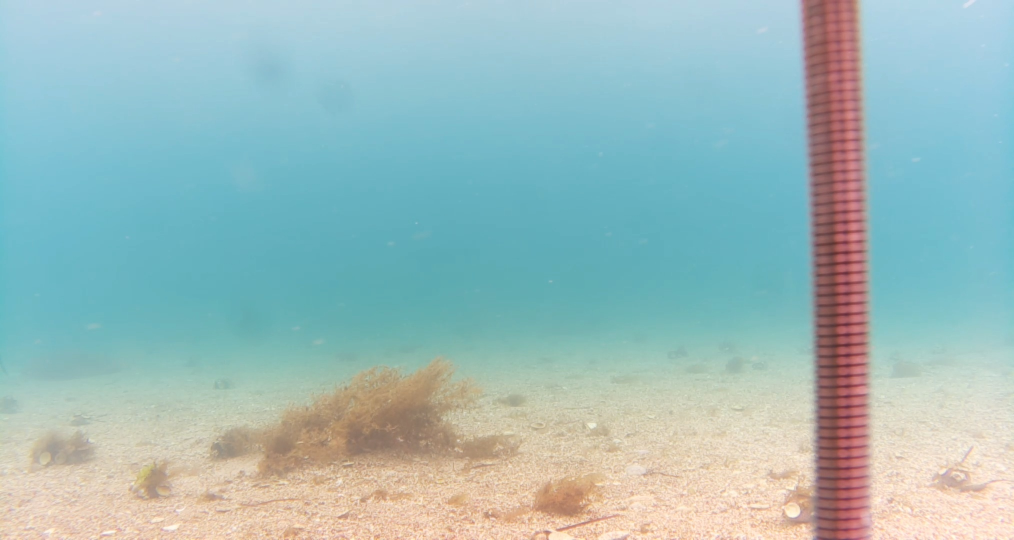
#> input picture captures/jj.jpg, 2028 x 1080 px (shown at 1/2 size)
$ python visualize.py ../../captures/jj.jpg   (older library calls are emulated)
#> lines starting #> are read from the running program, lines starting #| are printed output that depends on the picture
### src/kosmos_processing/algos_correction.py
"""
Fonctions nécessaires au traitement HE et DH ainsi qu'à quelques utilitaires
de correction supplémentaires pour le projet KOSMOS.
"""
import math

import cv2
import matplotlib.pyplot as plt
import numpy as np


##############################################
## Scripts généraux
##############################################


# [5 lines left out: function Float2BGR, not called in this run]


def BGR2Float(src):
    # Conversion d'un nb sur 8 bits (0 - 255) vers un float
    a = src.astype("float64") / 255
    return a


# [48 lines left out: functions AnalyseHisto, PlotHistogram, process_image_HE, not called in this run]


##############################################
## Debrumage
##############################################


def DarkChannel(im, sz):
    """Determine le canal sombre de l'image"""
    b, g, r = cv2.split(im)  # Séparation des 3 canaux
    dc = cv2.min(cv2.min(r, g), b)  # La couleur minimale entre le canal bleu et vert.
    median_ksize = sz if sz % 2 == 1 else sz + 1
    dc8 = np.clip(dc * 255, 0, 255).astype(np.uint8)
    dc = cv2.medianBlur(dc8, median_ksize).astype(np.float32) / 255.0
    kernel = cv2.getStructuringElement(cv2.MORPH_RECT, (sz, sz))  # Élément structurant pour l'érosion
    dark = cv2.erode(dc, kernel)  # Érosion de l'image en fonction de la couleur minimale
    return dark


# [10 lines left out: function DarkChannelWater, not called in this run]


def AtmLight(im, dark):
    """Estimation de la lumière atmosphérique"""
    [h, w] = im.shape[:2]
    imsz = h * w
    numpx = int(max(math.floor(imsz / 100), 1))  # Définition du nombre de valeurs à garder (0.1%)
    darkvec = dark.reshape(imsz)  # Façonne le tableau dark sans modification de données
    imvec = im.reshape(imsz, 3)
    indices = darkvec.argsort()  # Tri croissant des indices du tableau
    indices = indices[imsz - numpx :]  # Suppression des indices les plus faibles
    brightest = imvec[indices]
    A = np.mean(brightest, axis=0, keepdims=True)
    return A


def TransmissionEstimate(im, A, sz, omega=0.6):
    im3 = np.empty(im.shape, im.dtype)  # Initialisation du tableau correspondant à la transmission

    for ind in range(0, 3):
        denom = max(A[0, ind], 1e-6)
        im3[:, :, ind] = im[:, :, ind] / denom  # im3 = im/A (voir formule)
    transmission = 1 - omega * DarkChannel(im3, sz)  # Formule pour trouver la transmission
    return transmission


def Guidedfilter(im, p, r=60, eps=0.0001):
    """Filtre l'image d'entrée (p) sous la direction d'une autre image (im).
    Recherche les coefficients a et b qui minimisent la différence entre la sortie q et l'entrée p."""
    mean_I = cv2.boxFilter(im, cv2.CV_64F, (r, r))
    mean_p = cv2.boxFilter(p, cv2.CV_64F, (r, r))
    mean_Ip = cv2.boxFilter(im * p, cv2.CV_64F, (r, r))
    cov_Ip = mean_Ip - mean_I * mean_p

    mean_II = cv2.boxFilter(im * im, cv2.CV_64F, (r, r))
    var_I = mean_II - mean_I * mean_I

    a = cov_Ip / (var_I + eps)  # calcul de a selon la formule (voir doc)
    b = mean_p - a * mean_I  # calcul de b selon la formule (voir doc)

    mean_a = cv2.boxFilter(a, cv2.CV_64F, (r, r))  # moyenne de a
    mean_b = cv2.boxFilter(b, cv2.CV_64F, (r, r))  # moyenne de b

    q = mean_a * im + mean_b  # transmission affinée
    return q


def TransmissionRefine(im, et, r=60, eps=0.0001):
    gray = cv2.cvtColor(im, cv2.COLOR_BGR2GRAY)  # Image en teinte de gris
    gray = np.float64(gray) / 255
    t = Guidedfilter(gray, et, r, eps)
    return t


def Recover(im, t, A, tx=1.0):
    """Fonction servant à retrouver l'éclat"""
    res = np.empty(im.shape, im.dtype)  # Initialisation du tableau correspondant à l'éclat
    tt = np.zeros((t.shape[0], t.shape[1], 3))  # Initialisation du tableau tt

    tt[:, :, 0] = cv2.max(t, tx)  # blue
    tt[:, :, 1] = cv2.max(t, tx)  # green
    tt[:, :, 2] = cv2.max(t, tx)  # red

    for ind in range(0, 3):
        res[:, :, ind] = (im[:, :, ind] - A[0, ind]) / tt[:, :, ind] + A[0, ind]
    return res


def atm_calculation(II):
    srcc = BGR2Float(II)
    dark = DarkChannel(srcc, 15)
    A = AtmLight(srcc, dark)
    return A


# [5 lines left out: function water_calculation, not called in this run]


def process_image_dehaze(II, A, window=15, omega=0.6, guided_radius=60, guided_eps=0.0001, tx=0.1):
    srcc = BGR2Float(II)
    te = TransmissionEstimate(srcc, A, window, omega=omega)
    t = TransmissionRefine(II, te, r=guided_radius, eps=guided_eps)
    III = Recover(srcc, t, A, tx)
    IV = np.clip(III * 255, 0, 255)
    V = np.uint8(IV)
    return V


##############################################
## Denoising et évaluations
##############################################


def denoise_image(image, method="nlm", **kwargs):
    """
    Applique un filtre de débruitage sur l'image d'entrée.
    method -> "nlm" (Fast Non-Local Means) ou "bilateral".
    kwargs sont directement passés à l'appel OpenCV.
    """
    if method == "nlm":
        h = kwargs.get("h", 10)
        h_color = kwargs.get("hColor", 10)
        template_window_size = kwargs.get("templateWindowSize", 7)
        search_window_size = kwargs.get("searchWindowSize", 21)
        return cv2.fastNlMeansDenoisingColored(
            image,
            None,
            h,
            h_color,
            template_window_size,
            search_window_size,
        )
    if method == "bilateral":
        diameter = kwargs.get("diameter", 9)
        sigma_color = kwargs.get("sigmaColor", 75)
        sigma_space = kwargs.get("sigmaSpace", 75)
        return cv2.bilateralFilter(image, diameter, sigma_color, sigma_space)
    raise ValueError(f"Unknown denoise method: {method}")


# [6 lines left out: function denoise_batch, not called in this run]


def tenengrad_contrast(image):
    """Renvoie une mesure de netteté basée sur le gradient de Sobel."""
    gray = cv2.cvtColor(image, cv2.COLOR_BGR2GRAY)
    gx = cv2.Sobel(gray, cv2.CV_64F, 1, 0, ksize=3)
    gy = cv2.Sobel(gray, cv2.CV_64F, 0, 1, ksize=3)
    return np.mean(gx**2 + gy**2)


##############################################
## Détection simple (espèces / événements)
##############################################


def init_motion_detector(history=500, var_threshold=16, detect_shadows=True):
    """
    Initialise un soustracteur de fond OpenCV.
    Utile pour repérer des sujets mobiles (poissons, plongeur...).
    """
    return cv2.createBackgroundSubtractorMOG2(
        history=history, varThreshold=var_threshold, detectShadows=detect_shadows
    )


def detect_moving_subjects(frame, subtractor, min_area=400):
    """
    Retourne les contours détectés comme sujets mobiles.
    Renvoie une liste de dictionnaires avec bounding boxes et surfaces.
    """
    fg_mask = subtractor.apply(frame)
    _, thresh = cv2.threshold(fg_mask, 200, 255, cv2.THRESH_BINARY)
    kernel = cv2.getStructuringElement(cv2.MORPH_ELLIPSE, (5, 5))
    cleaned = cv2.morphologyEx(thresh, cv2.MORPH_OPEN, kernel, iterations=2)
    contours, _ = cv2.findContours(cleaned, cv2.RETR_EXTERNAL, cv2.CHAIN_APPROX_SIMPLE)
    detections = []
    for contour in contours:
        area = cv2.contourArea(contour)
        if area < min_area:
            continue
        x, y, w, h = cv2.boundingRect(contour)
        detections.append({"bbox": (x, y, w, h), "area": area})
    return detections


def annotate_detections(frame, detections, color=(0, 255, 0)):
    """Dessine les bounding boxes sur une copie de l'image fournie."""
    annotated = frame.copy()
    for detection in detections:
        x, y, w, h = detection["bbox"]
        cv2.rectangle(annotated, (x, y), (x + w, y + h), color, 2)
    return annotated


# Il peut y avoir des messages d'erreurs du style :
"""RuntimeWarning: divide by zero encountered in divide
  im3[:,:,ind] = im[:,:,ind]/A[0,ind] # im3 = im/A (voir formule)
"""
# ils surviennent quand l'image brut ne contient quasiment pas de rouge. Ce n'est normalement pas bloquant.

### src/kosmos_processing/visualize.py
import argparse
import sys
from pathlib import Path
from typing import Optional

import cv2
import matplotlib.pyplot as plt
import numpy as np

if __package__ in (None, ""):
    # Autorise l'exécution directe du script sans installation du package.
    sys.path.append(str(Path(__file__).resolve().parents[1]))
    from kosmos_processing.algos_correction import (  # type: ignore
        annotate_detections,
        atm_calculation,
        denoise_image,
        detect_moving_subjects,
        init_motion_detector,
        process_image_dehaze,
        tenengrad_contrast,
    )
else:
    from .algos_correction import (
        annotate_detections,
        atm_calculation,
        denoise_image,
        detect_moving_subjects,
        init_motion_detector,
        process_image_dehaze,
        tenengrad_contrast,
    )

IMAGE_EXTENSIONS = {".jpg", ".jpeg", ".png", ".bmp", ".tif", ".tiff"}


def load_frame(path: Path, frame_index: int = 0) -> np.ndarray:
    if path.suffix.lower() in IMAGE_EXTENSIONS:
        frame = cv2.imread(str(path))
        if frame is None:
            raise ValueError(f"Impossible de charger l'image à {path}")
        return frame

    capture = cv2.VideoCapture(str(path))
    if not capture.isOpened():
        raise ValueError(f"Impossible d'ouvrir la vidéo à {path}")

    if frame_index > 0:
        capture.set(cv2.CAP_PROP_POS_FRAMES, frame_index)

    ret, frame = capture.read()
    capture.release()
    if not ret or frame is None:
        raise ValueError(f"Impossible de lire la frame {frame_index} depuis {path}.")
    return frame


def resolve_default_path(default: str) -> Optional[Path]:
    path = Path(default)
    if path.exists():
        return path
    candidates = sorted(Path(".").glob("**/*.mp4"))
    return candidates[0] if candidates else None


def main():
    parser = argparse.ArgumentParser(description="Visualise la chaîne de correction KOSMOS.")
    parser.add_argument(
        "image",
        nargs="?",
        default=None,
        help="Chemin vers l'image ou la vidéo à analyser. Par défaut, tente data/sample.jpg puis cherche un MP4.",
    )
    parser.add_argument(
        "--frame",
        type=int,
        default=0,
        help="Indice de frame à extraire pour une vidéo (défaut: 0).",
    )
    args = parser.parse_args()

    if args.image is not None:
        image_path = Path(args.image)
    else:
        resolved = resolve_default_path("data/sample.jpg")
        if resolved is None:
            raise FileNotFoundError(
                "Aucun fichier fourni, data/sample.jpg introuvable, et aucun MP4 détecté dans le dossier."
            )
        image_path = resolved

    if not image_path.exists():
        raise FileNotFoundError(f"Fichier introuvable: {image_path.resolve()}")

    frame = load_frame(image_path, frame_index=args.frame)
#> in load_frame, frame is the input picture: shape (1080, 2028, 3); mean B, G, R 187.5, 187.3, 155.2
    atm = atm_calculation(frame)
#> in DarkChannel, `dark = cv2.erode(dc, kernel)  # Érosion de l'image en fonction de la c..`:
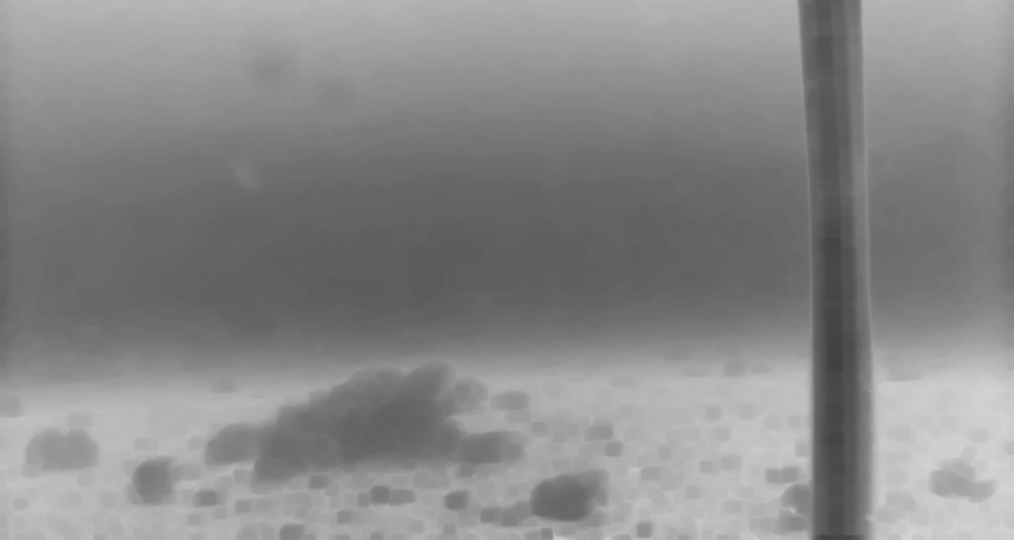
#> dark: shape (1080, 2028) float32 (shown at 1/2 size); min 0.255, max 0.831, mean 0.536
#> in AtmLight, `A = np.mean(brightest, axis=0, keepdims=True)`: A = [[0.822, 0.882, 0.93]]
#> atm = [[0.822, 0.882, 0.93]]
    dehazed = process_image_dehaze(frame, atm, window=21, omega=0.7)
#> the loop in TransmissionEstimate, `for ind in range(0, 3):` made 3 passes
#> denom on passes 1 to 3: 0.822, 0.882, 0.93
#> after the loop in TransmissionEstimate, `for ind in range(0, 3):`:
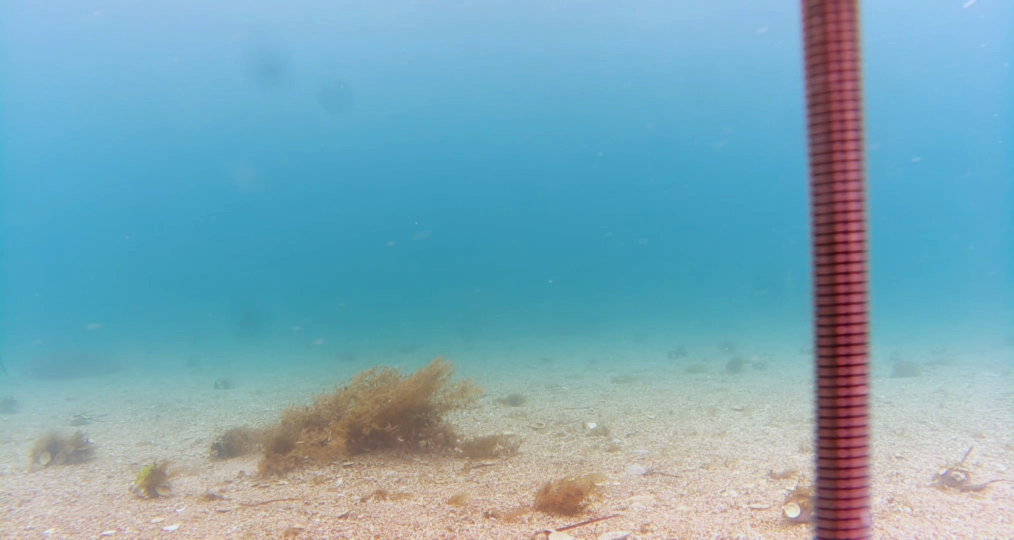
#> im3: shape (1080, 2028, 3) float64 (shown at 1/2 size); mean B, G, R 0.894, 0.833, 0.655; drawn with min black and max white
#> after the loop in Recover, `for ind in range(0, 3):`:
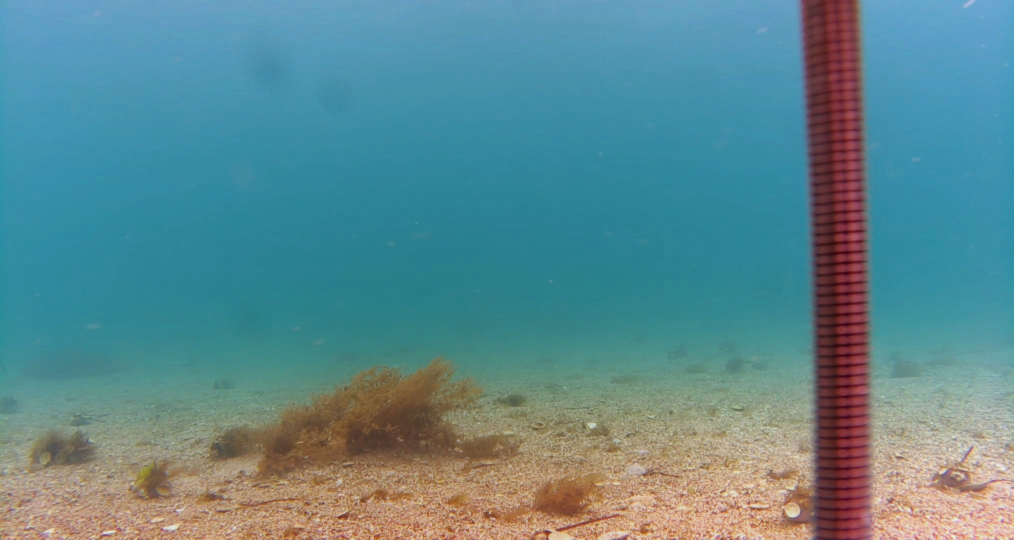
#> res: shape (1080, 2028, 3) float64 (shown at 1/2 size); mean B, G, R 0.677, 0.643, 0.418; drawn with min black and max white
#> in process_image_dehaze, `IV = np.clip(III * 255, 0, 255)`:
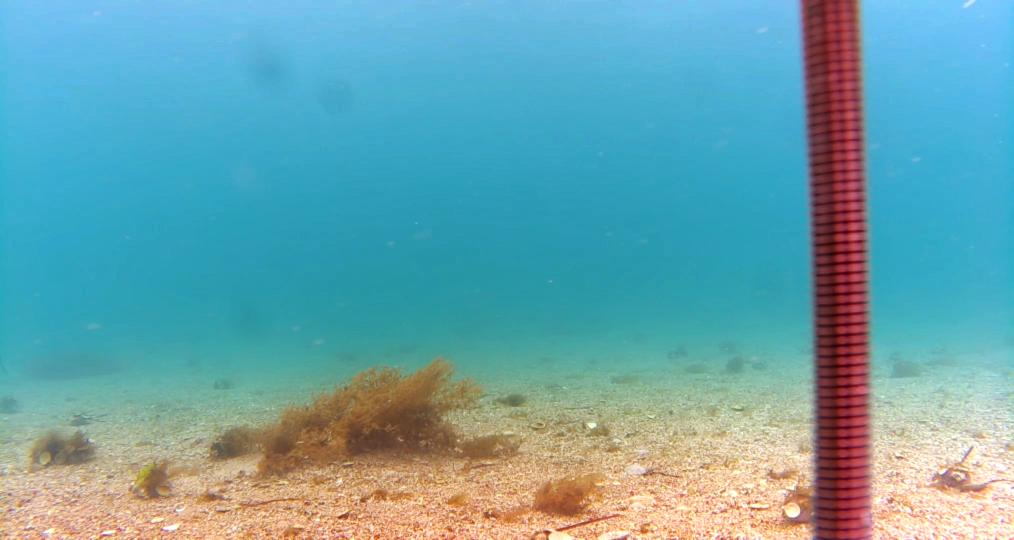
#> IV: shape (1080, 2028, 3) float64 (shown at 1/2 size); mean B, G, R 172.5, 164.1, 106
    denoised = denoise_image(dehazed, method="nlm", h=12)

    detector = init_motion_detector()
    detections = detect_moving_subjects(denoised, detector)
#> in detect_moving_subjects, `fg_mask = subtractor.apply(frame)`: fg_mask: shape (1080, 2028); every value is 127
#> in detect_moving_subjects, `_, thresh = cv2.threshold(fg_mask, 200, 255, cv2.THRESH_BINARY)`: thresh: shape (1080, 2028); every value is 0
#> in detect_moving_subjects, `contours, _ = cv2.findContours(cleaned, cv2.RETR_EXTERNAL, cv2.CHAIN_A..`: contours = []
#> detections = []
    annotated = annotate_detections(denoised, detections)

    fig, axes = plt.subplots(2, 2, figsize=(12, 8))
    axes[0, 0].imshow(cv2.cvtColor(frame, cv2.COLOR_BGR2RGB))
    axes[0, 0].set_title("Original")
    axes[0, 1].imshow(cv2.cvtColor(dehazed, cv2.COLOR_BGR2RGB))
    axes[0, 1].set_title("Dehazed")
    axes[1, 0].imshow(cv2.cvtColor(denoised, cv2.COLOR_BGR2RGB))
    axes[1, 0].set_title("Denoised")
    axes[1, 1].imshow(cv2.cvtColor(annotated, cv2.COLOR_BGR2RGB))
    axes[1, 1].set_title(f"Detections • Tenengrad={tenengrad_contrast(annotated):.1f}")
#> in tenengrad_contrast, `gx = cv2.Sobel(gray, cv2.CV_64F, 1, 0, ksize=3)`:
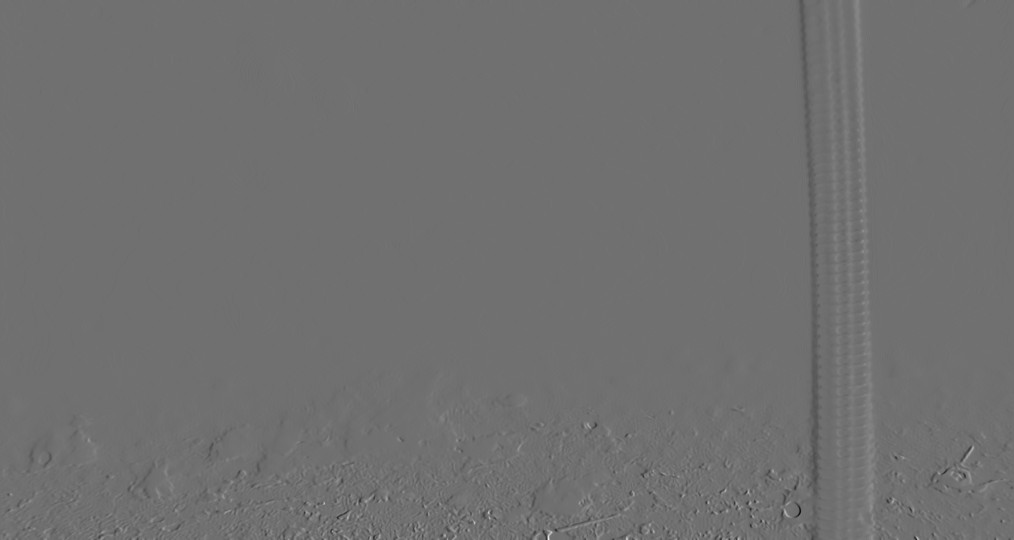
#> gx: shape (1080, 2028) float64 (shown at 1/2 size); min -302, max 384, mean 0.1; drawn with min black and max white
#> in tenengrad_contrast, `gy = cv2.Sobel(gray, cv2.CV_64F, 0, 1, ksize=3)`:
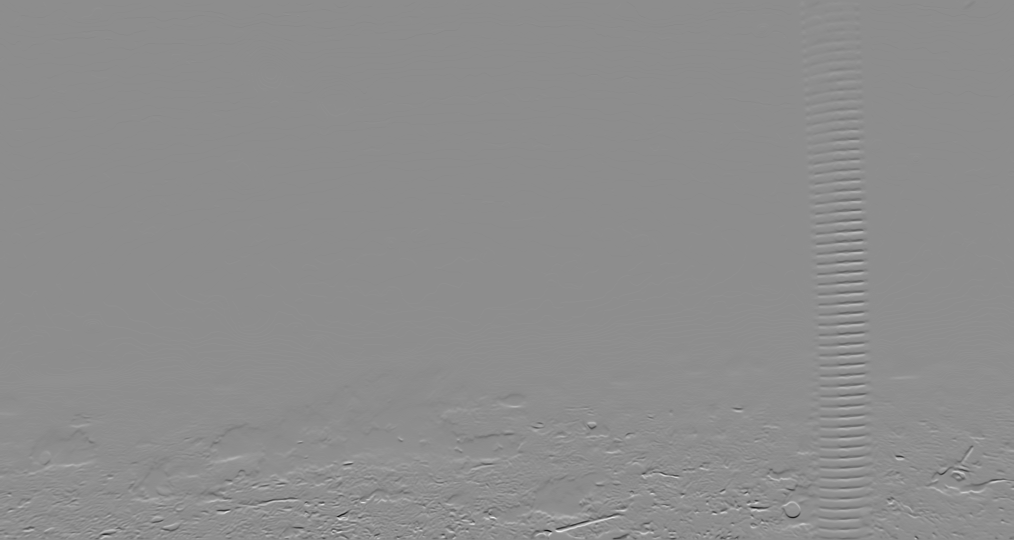
#> gy: shape (1080, 2028) float64 (shown at 1/2 size); min -422, max 337, mean 0.1; drawn with min black and max white
    for ax in axes.ravel():
        ax.axis("off")
    plt.tight_layout()
    plt.show()
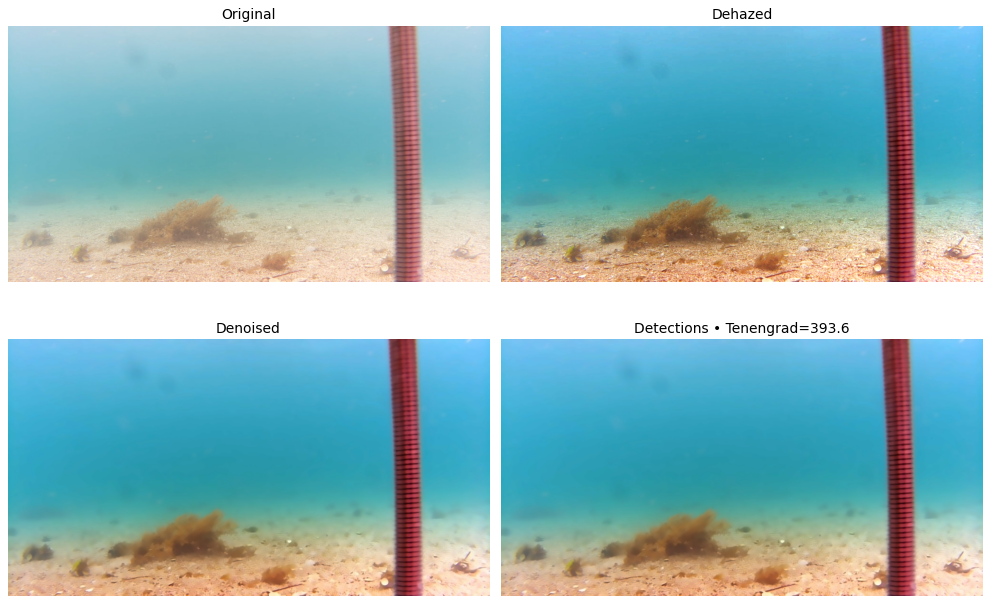
#> figure drawn by matplotlib, 4 panels


if __name__ == "__main__":
    main()
